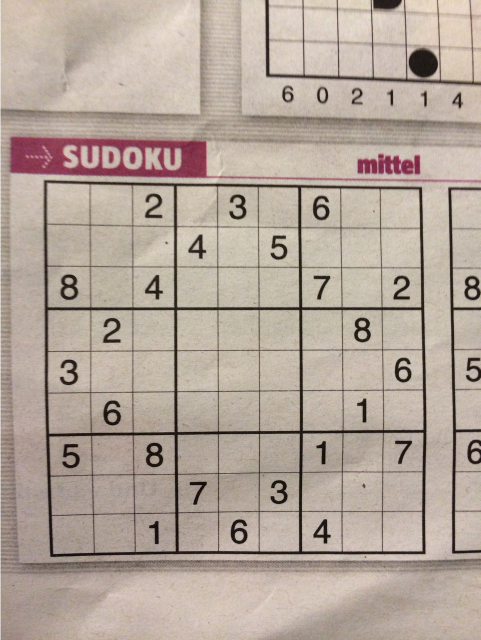
#> input picture images_test/002.jpg, 961 x 1280 px, found by its file name (shown at 1/2 size)
$ jupyter execute --allow-errors extract_digit.ipynb
#> lines starting #> are read from the running program, lines starting #| are printed output that depends on the picture; after the words box and inside, x2 and y2 are one past the last pixel; in counts of white or black regions, pixels touching at a corner belong together
[cell 1]
import cv2
import numpy as np
import os
import imutils
from imutils.perspective import four_point_transform
from skimage.segmentation import clear_border

[cell 2]
path = '/home/raghav/Documents/Git/Sudoku_AR/images_test/002.jpg'

[cell 3]
img = cv2.imread(path)
#> img is the input picture: shape (1280, 961, 3); mean B, G, R 155.1, 166.1, 180.1
cv2.imshow('img',  img)
cv2.waitKey(0)

[cell 4]
import matplotlib.pyplot as plt
plt.imshow(img)

[cell 5]
img.shape[:2][0]
#> Out = 1280

[cell 6]
image=img

gray = cv2.cvtColor(image, cv2.COLOR_BGR2GRAY)
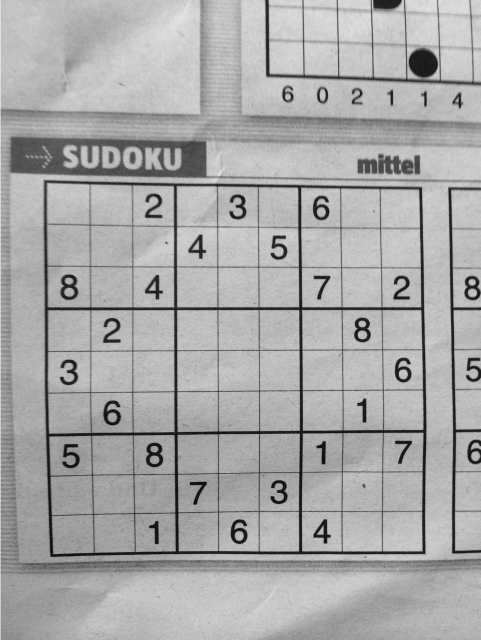
#> gray: shape (1280, 961) (shown at 1/2 size); min 4, max 255, mean 169.1
gray = (gray - gray.min()) * int(255 / (gray.max() - gray.min()))
blurred = cv2.GaussianBlur(gray, (11, 11), 0)
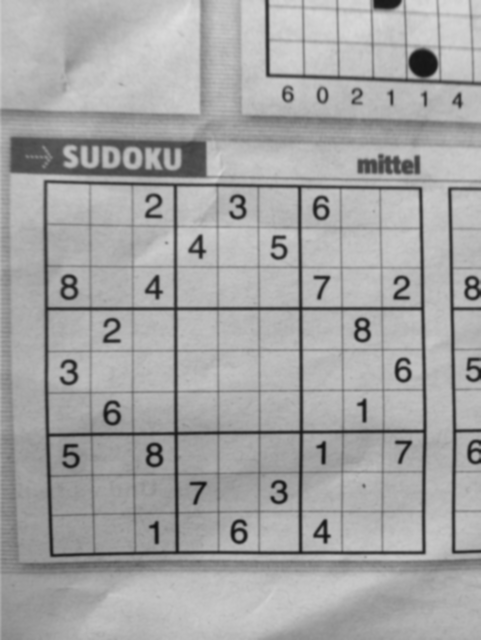
#> blurred: shape (1280, 961) (shown at 1/2 size); min 16, max 222, mean 165
thresh = cv2.adaptiveThreshold(blurred, 255,cv2.ADAPTIVE_THRESH_MEAN_C, cv2.THRESH_BINARY, 29, 25)
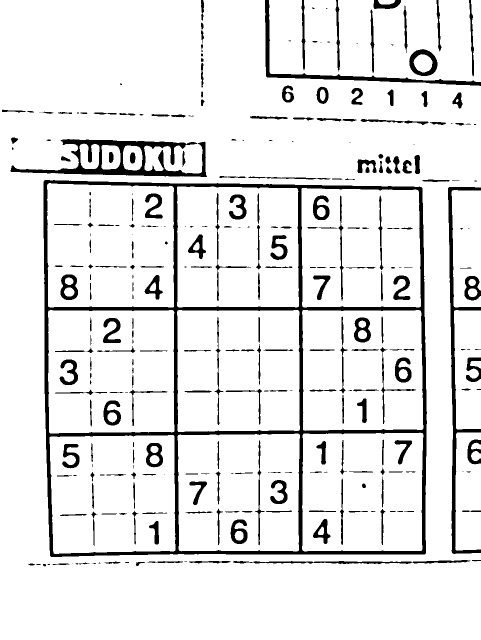
#> thresh: shape (1280, 961) (shown at 1/2 size); 90.7% white; 315 black regions (81 under 20 px), largest, box (x1, y1, x2, y2) and area: (87, 360, 854, 1114) 41656, (21, 278, 414, 354) 8785, (896, 374, 961, 1108) 6688
thresh = cv2.bitwise_not(thresh)
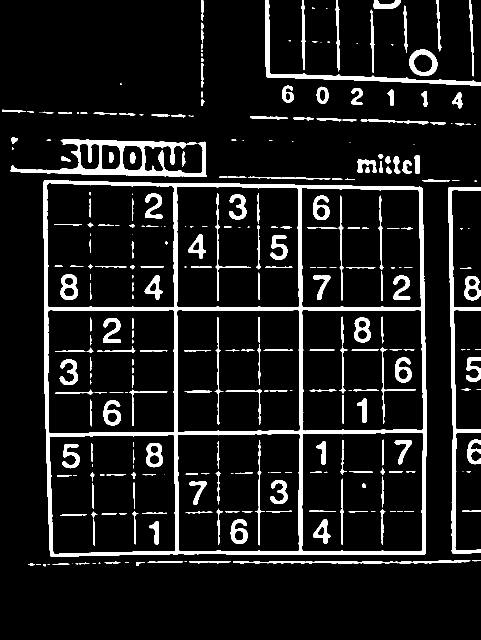
#> thresh: shape (1280, 961) (shown at 1/2 size); 9.3% white; 315 white regions (81 under 20 px)
# [4 lines of commented-out code are left out]
contours= cv2.findContours(thresh, cv2.RETR_TREE, cv2.CHAIN_APPROX_SIMPLE)
#> contours = 346 contours, 119 with area under 20; largest, box (x1, y1, x2, y2) and area: (87, 360, 854, 1114) 561890, (93, 365, 349, 616) 61944, (95, 619, 350, 868) 61748, (353, 619, 601, 865) 59206, (353, 372, 599, 616) 58344
img_digits = []
loc_digits = []

cnts=imutils.grab_contours(contours)
#> cnts has the same summary as contours
cnts=sorted(cnts,key=cv2.contourArea,reverse=True)
# initalize a contour
puzzlecnt=None

for c in cnts:
    # approximate the contour
    peri=cv2.arcLength(c,True)
    approx=cv2.approxPolyDP(c,0.02*peri,True)
    # if approx contour has 4 pts , then assume it as puzzle
    if (len(approx)==4):
        puzzlecnt=approx
        break
#> this loop made 1 pass
#> (peri, puzzlecnt) on pass 1: (3025.5, [[88, 361], [102, 1113], [851, 1106], [842, 374]])
cv2.imshow('puzzle',puzzlecnt)
cv2.waitKey(0)
# [20 lines of commented-out code are left out]

$ run again, with images_test/007.jpg copied over images_test/002.jpg
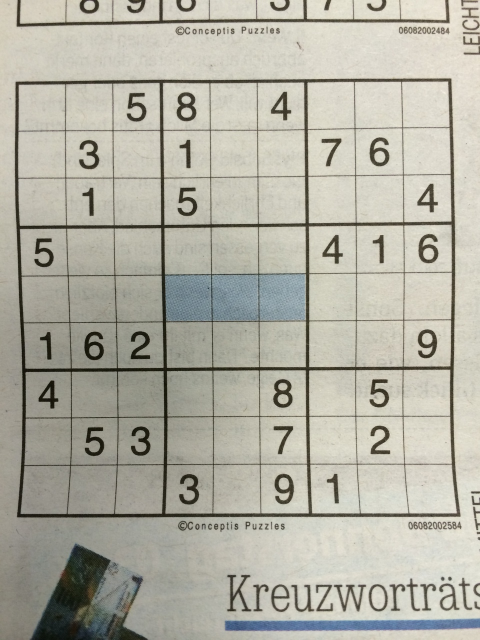
#> input picture images_test/007.jpg, 960 x 1280 px, found by its file name (shown at 1/2 size)
#> img is the input picture: shape (1280, 960, 3); mean B, G, R 164.3, 176.4, 178
#> `thresh = cv2.adaptiveThreshold(blurred, 255,cv2.ADAPTIVE_THRESH_MEAN_C..`:
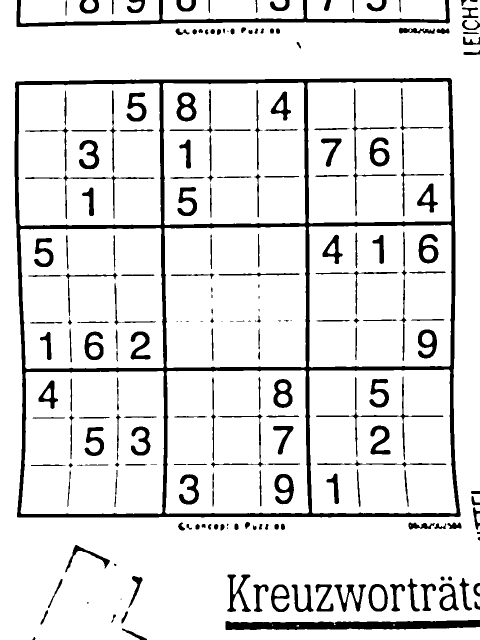
#> thresh: shape (1280, 960) (shown at 1/2 size); 88.9% white; 226 black regions (28 under 20 px), largest, box (x1, y1, x2, y2) and area: (29, 156, 922, 1035) 51656, (451, 1240, 960, 1260) 7613, (33, 0, 900, 54) 7600
#> `thresh = cv2.bitwise_not(thresh)`:
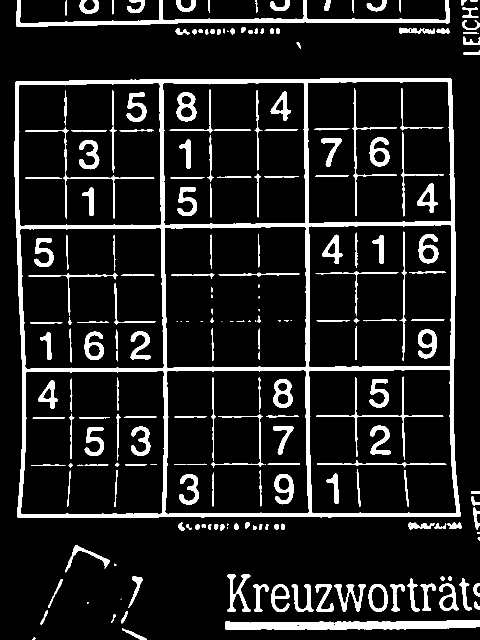
#> thresh: shape (1280, 960) (shown at 1/2 size); 11.1% white; 226 white regions (28 under 20 px)
#> contours = 257 contours, 38 with area under 20; largest, box (x1, y1, x2, y2) and area: (29, 156, 922, 1035) 762303, (617, 738, 914, 1028) 81280, (616, 448, 904, 736) 80262, (36, 165, 323, 453) 80156, (329, 739, 619, 1029) 80060
#> cnts has the same summary as contours
#> the loop `for c in cnts:` made 1 pass
#> (peri, puzzlecnt) on pass 1: (3545.6, [[900, 156], [31, 164], [35, 1034], [920, 1032]])

$ run again, with images_test/009.jpg copied over images_test/002.jpg
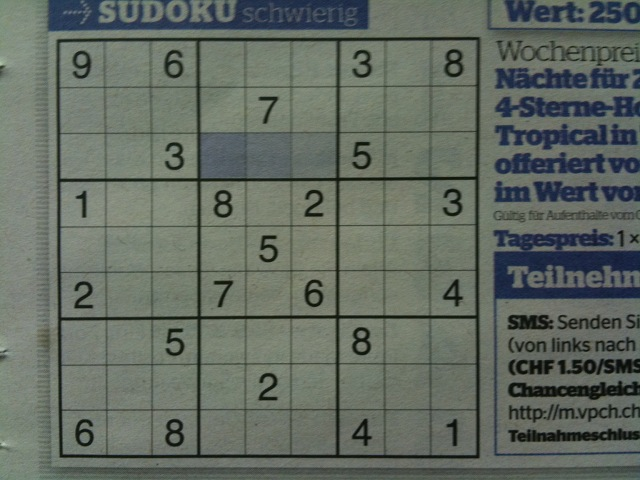
#> input picture images_test/009.jpg, 640 x 480 px, found by its file name
#> img is the input picture: shape (480, 640, 3); mean B, G, R 98.6, 107.2, 99.1
#> `blurred = cv2.GaussianBlur(gray, (11, 11), 0)`:
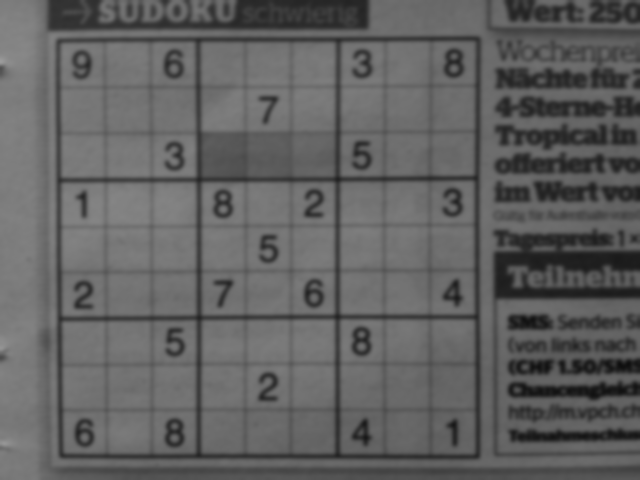
#> blurred: shape (480, 640); min 15, max 156, mean 96.8
#> `thresh = cv2.adaptiveThreshold(blurred, 255,cv2.ADAPTIVE_THRESH_MEAN_C..`:
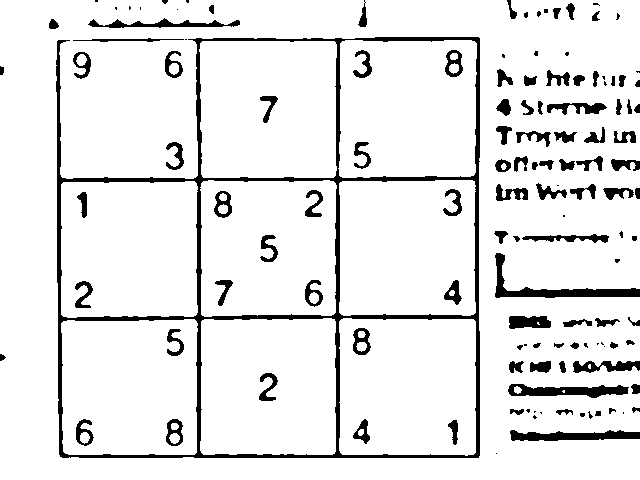
#> thresh: shape (480, 640); 90.7% white; 130 black regions (35 under 20 px), largest, box (x1, y1, x2, y2) and area: (56, 37, 480, 458) 11702, (495, 253, 640, 298) 1374, (508, 384, 629, 398) 1008
#> contours = 157 contours, 48 with area under 20; largest, box (x1, y1, x2, y2) and area: (56, 37, 480, 458) 157216, (337, 39, 478, 179) 18810, (198, 40, 338, 179) 18789, (338, 317, 477, 457) 18774, (60, 180, 199, 319) 18576
#> cnts has the same summary as contours
#> the loop `for c in cnts:` made 2 passes
#> (peri, puzzlecnt) on pass 2: (557.9, [[342, 40], [477, 43], [473, 176], [338, 175]])

$ run again, with images_test/010.jpg copied over images_test/002.jpg
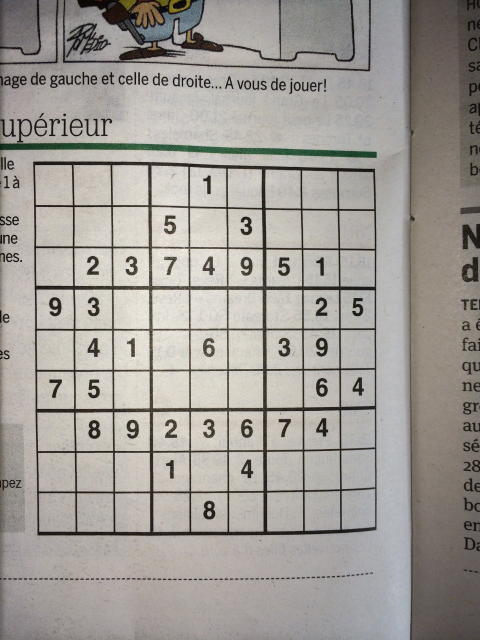
#> input picture images_test/010.jpg, 960 x 1280 px, found by its file name (shown at 1/2 size)
#> img is the input picture: shape (1280, 960, 3); mean B, G, R 151, 156.2, 160.6
#> `thresh = cv2.adaptiveThreshold(blurred, 255,cv2.ADAPTIVE_THRESH_MEAN_C..`:
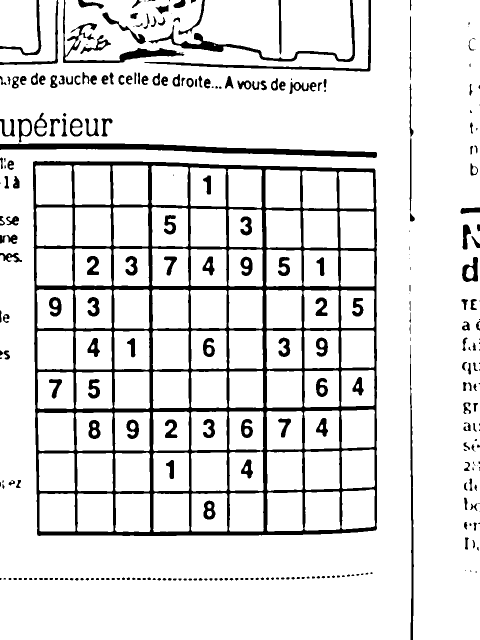
#> thresh: shape (1280, 960) (shown at 1/2 size); 88.2% white; 306 black regions (71 under 20 px), largest, box (x1, y1, x2, y2) and area: (66, 322, 754, 1072) 81611, (0, 287, 754, 316) 8475, (297, 0, 710, 124) 4044
#> `thresh = cv2.bitwise_not(thresh)`:
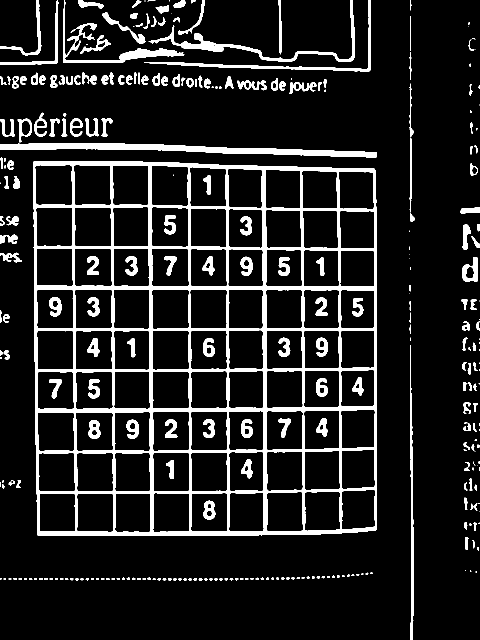
#> thresh: shape (1280, 960) (shown at 1/2 size); 11.8% white; 306 white regions (71 under 20 px)
#> contours = 440 contours, 160 with area under 20; largest, box (x1, y1, x2, y2) and area: (66, 322, 754, 1072) 505482, (0, 287, 754, 316) 7712, (69, 329, 146, 411) 5799, (146, 329, 223, 411) 5784, (302, 330, 378, 413) 5730
#> cnts has the same summary as contours
#> the loop `for c in cnts:` made 1 pass
#> (peri, puzzlecnt) on pass 1: (2870.5, [[67, 323], [75, 1070], [751, 1060], [749, 338]])
